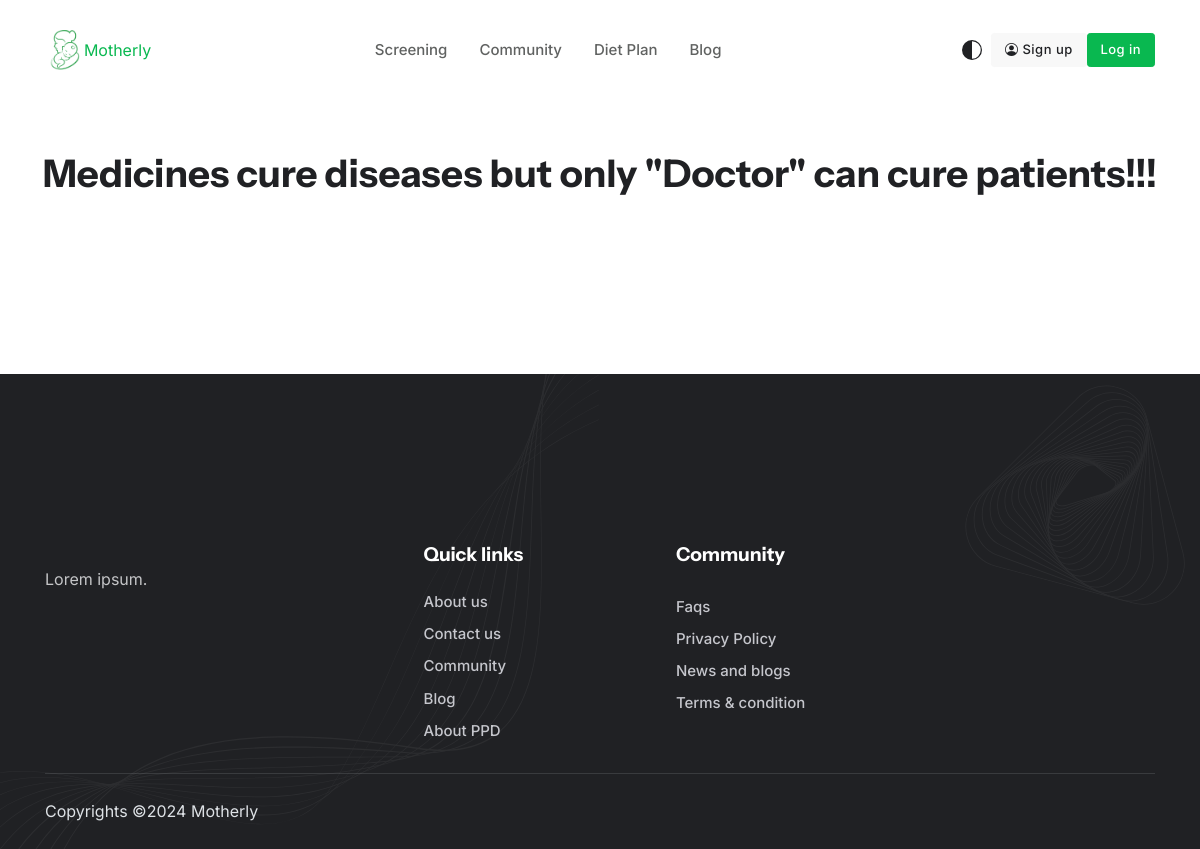
Page /doctors on the earlier database version.
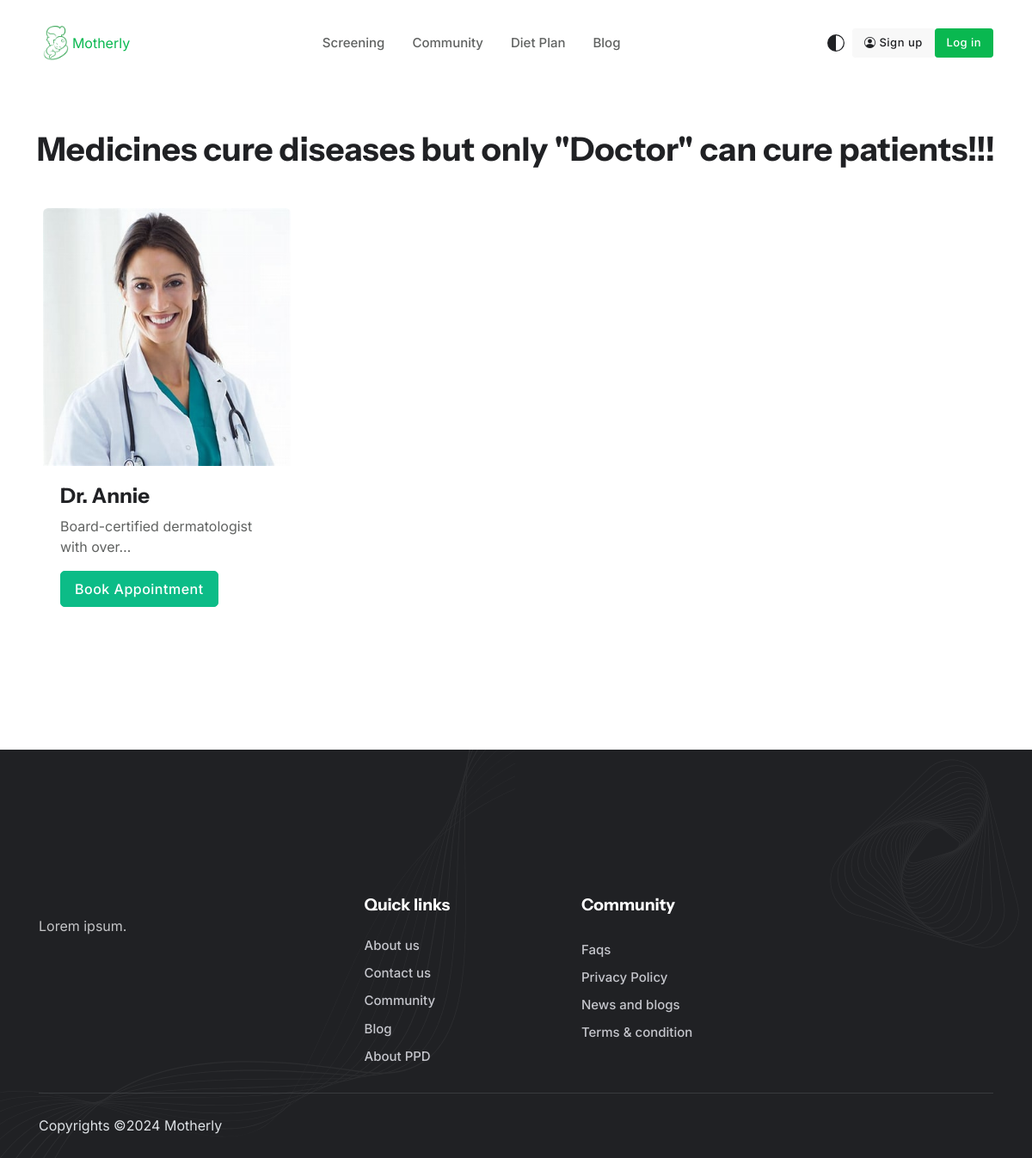
Same page on the later database version.
### core/models.py (models this page shows, shortened)
class doctor(models.Model):
    name = models.CharField(max_length=250)
    experience = models.TextField(max_length=600)
    detail = models.TextField(max_length=2000)
    post_img = models.ImageField(upload_to='dpost_images', null=True, blank=True)
    specialty = models.CharField(max_length=100, default=None)
    slug = AutoSlugField(populate_from='name', unique=True,null=True,default=None)

### core/views.py (the view)
# urls.py: path('doctors', views.doctors,name="doctors"),
def doctors(request):
    dd = doctor.objects.all()
    return render(request, "doct.html", {'dd':dd})

### templates/doct.html (shortened to what this page needs)
{% load static %}
{% load django_bootstrap5 %}
{% bootstrap_css %}
<!DOCTYPE html>
<html lang="en">
<head>
    <link href="https://cdn.jsdelivr.net/npm/bootstrap@5.3.3/dist/css/bootstrap.min.css" rel="stylesheet">
<link rel="stylesheet" type="text/css" href="{% static './/assets/vendor/font-awesome/css/all.min.css' %}">
<link rel="stylesheet" type="text/css" href="{% static './/assets/vendor/bootstrap-icons/bootstrap-icons.css' %}">
<link rel="stylesheet" type="text/css" href="{% static './/assets/vendor/swiper/swiper-bundle.min.css' %}">
<link rel="stylesheet" type="text/css" href="{% static './/assets/css/style.css' %}">
</head>
<body>
  <header class="header-sticky header-absolute">
		<nav class="navbar navbar-expand-xl">
			<div class="container">
				<a class="navbar-brand me-0" href="">
					<img class="light-mode-item navbar-brand-item" src="{% static './assets/images/logo.png' %}" alt="logo">
					<a class="text ">Motherly</a>
				</a>
				<div class="navbar-collapse collapse" id="navbarCollapse">
					<ul class="navbar-nav navbar-nav-scroll dropdown-hover mx-auto">
						<li class="nav-item"> <a class="nav-link" href="/knowscore">Screening</a> </li>
						<li class="nav-item"> <a class="nav-link" href="/pquery">Community</a> </li>
						<li class="nav-item"> <a class="nav-link" href="#">Diet Plan</a> </li>
						<li class="nav-item"> <a class="nav-link" href="/blog">Blog</a> </li>
					</ul>
				</div>
				<ul class="nav align-items-center dropdown-hover ms-sm-2">
					<li class="nav-item dropdown dropdown-animation">
						<button class="btn btn-link mb-0 px-2 lh-1" id="bd-theme" type="button" aria-expanded="false"
							data-bs-toggle="dropdown" data-bs-display="static">
							<svg xmlns="http://www.w3.org/2000/svg" width="20" height="20"
								class="bi bi-circle-half theme-icon-active fill-mode fa-fw" viewBox="0 0 16 16">
								<path d="M8 15A7 7 0 1 0 8 1v14zm0 1A8 8 0 1 1 8 0a8 8 0 0 1 0 16z" />
								<use href="#"></use>
							</svg>
						</button>
					</li>
					{% if user.is_authenticated %}
					<li class="nav-item d-none d-sm-block">
						<h6 style="color: black; margin-right: 4px; margin-left: 4px;">{{user}}</h6>
					</li>
					<li class="nav-item d-none d-sm-block">
						<a href="/logout"><button class="btn btn-sm btn-primary mb-0">Logout</button></a>
					</li>
					{% else %}
					<li class="nav-item d-none d-sm-block">
						<a href="register" class="btn btn-sm btn-light mb-0"><i
							class="bi bi-person-circle me-1"></i>Sign up</a>
					</li>
					<li class="nav-item d-none d-sm-block">
						<a href="login"><button class="btn btn-sm btn-primary mb-0">Log in</button></a>
					</li>
					{% endif %}
				</ul>
			</div>
		</nav>
	</header>
  <section>
    <div>
      <h3 align="center" style="padding-top: 30px;">Medicines cure diseases but only "Doctor" can cure patients!!!</h3>
      <div class="container-fluid">
        <div class="row justify-content-between m-3 mt-5">
          {% for doc in dd %}
            <div class="col-3 m-1">
                <div class="card" style="width: 18rem;">
                    <img src="{{doc.post_img.url}}" class="card-img-top image-height" alt="...">
                    <div class="card-body">
                        <h5 class="card-title">{{doc.name}}</h5>
                        <p class="card-text">{{doc.experience|truncatechars:40|safe}}</p>
                        <a href="/dprofile/{{doc.slug}}" class="btn btn-success">Book Appointment</a>
                    </div>
                </div>
            </div>
          {% endfor %}
        </div>
    </div>
  </section>
    <footer class="bg-dark position-relative overflow-hidden pb-0 pt-6 pt-lg-8" data-bs-theme="dark">
      <figure class="position-absolute top-0 start-0 mt-n8 ms-n9">
      </figure>
      <div class="position-absolute top-0 end-0 mt-n3 me-n4">
        <img src="{% static './assets/images/elements/decoration-pattern-2.svg' %}" style="opacity:0.05;" alt="">
      </div>
      <div class="container position-relative mt-5">
        <div class="row g-4 justify-content-between">
          <div class="col-lg-3">
            <p class="mt-4 mb-2">Lorem ipsum.</p>
          </div>
          <div class="col-lg-8 col-xxl-7">
            <div class="row g-4">
              <div class="col-6 col-md-4">
                <h6 class="mb-2 mb-md-4">Quick links</h6>
                <ul class="nav flex-column">
                  <li class="nav-item"><a class="nav-link pt-0" href="">About us</a></li>
                  <li class="nav-item"><a class="nav-link" href="">Contact us</a></li>
                  <li class="nav-item"><a class="nav-link" href="/pquery">Community </a></li>
                  <li class="nav-item"><a class="nav-link" href="/blog">Blog</a>
                  </li>
                  <li class="nav-item"><a class="nav-link" href="#">About PPD</a>
                  </li>
                </ul>
              </div>
              <div class="col-6 col-md-4">
                <h6 class="mb-2 mb-md-4">Community</h6>
                <ul class="nav flex-column">
                  <li class="nav-item"><a class="nav-link" href="faq.html">Faqs</a></li>
                  <li class="nav-item"><a class="nav-link" href="#">Privacy Policy</a></li>
                  <li class="nav-item"><a class="nav-link" href="blog-grid.html">News and blogs</a></li>
                  <li class="nav-item"><a class="nav-link" href="#">Terms & condition</a></li>
                </ul>
              </div>
            </div>
          </div>
        </div>
        <hr class="mt-4 mb-0">
        <div class="d-md-flex justify-content-between align-items-center text-center text-lg-start py-4">
          <div class="text-body"> Copyrights ©2024 Motherly </div>
        </div>
      </div>
    </footer>
</body>
</html>

### templates/doct.html (style rules this page uses)
.image-height { height: 300px; }

Differences in the rows shown:
added doctor: post_img (picture), name "Dr. Annie", experience "Board-certified dermatologist with over…"
